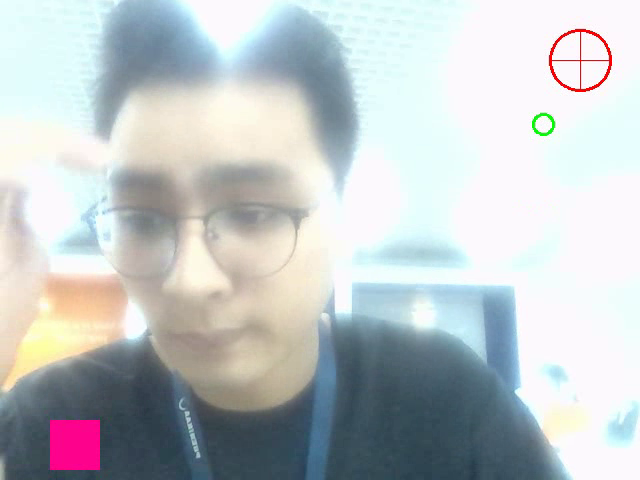
#> input picture frame 8 of draw.avi, 640 x 480 px, given in place of the camera
$ python draw_with_cam.py
#> lines starting #> are read from the running program, lines starting #| are printed output that depends on the picture; after the words box and inside, x2 and y2 are one past the last pixel; in counts of white or black regions, pixels touching at a corner belong together
import cv2
import numpy as np

vdo = cv2.VideoCapture(0)

height = int(vdo.get(cv2.CAP_PROP_FRAME_HEIGHT))
width = int(vdo.get(cv2.CAP_PROP_FRAME_WIDTH))

fourcc = cv2.VideoWriter_fourcc(*'XVID')
out = cv2.VideoWriter('draw.avi',fourcc,20.0,(width,height))

r = 30
tam = [width-60,60]
lineHorizontalStart = (tam[0]-30,tam[1])
lineHorizontalEnd = (tam[0]+30,tam[1])
lineVerticalStart = (tam[0],tam[1]-30)
lineVerticalEnd = (tam[0],tam[1]+30)
red = (0,0,255)

board = np.zeros((height,width,4),np.uint8)

while 1:
    ret , frame = vdo.read()
#> frame is the input picture: shape (480, 640, 3); mean B, G, R 199.4, 197.7, 191.7
    if not ret:
        break
    frame = cv2.flip(frame,1)
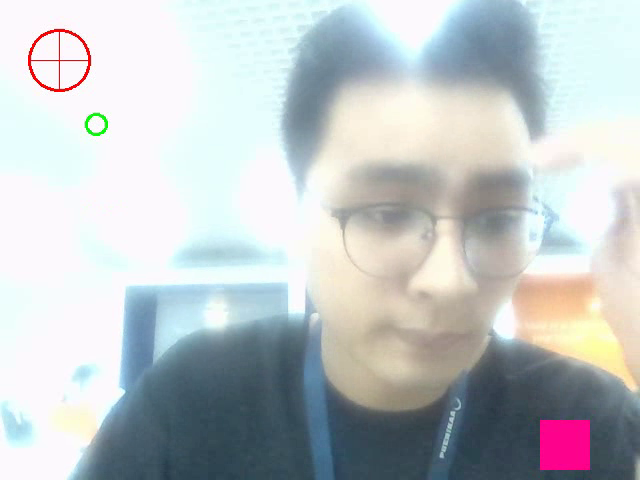
#> frame: shape (480, 640, 3); mean B, G, R 199.4, 197.7, 191.7

    brg_colorGetted = frame[tam[1],tam[0]]
#> brg_colorGetted = [251, 252, 225]
    hsv_colorGetted = cv2.cvtColor(np.uint8([[brg_colorGetted]]),cv2.COLOR_BGR2HSV)
#> hsv_colorGetted = [[89, 27, 252]]
    hsvColor = hsv_colorGetted[0][0]
#> hsvColor = [89, 27, 252]

    lowerColor = np.array([hsvColor[0]-10,hsvColor[1]-40,hsvColor[2]-40])
#> lowerColor = [79, -13, 212]
    upperColor = np.array([hsvColor[0]+10,hsvColor[1]+40,hsvColor[2]+40])
#> upperColor = [99, 67, 292]

    mask = cv2.inRange(cv2.cvtColor(frame,cv2.COLOR_BGR2HSV),lowerColor,upperColor)
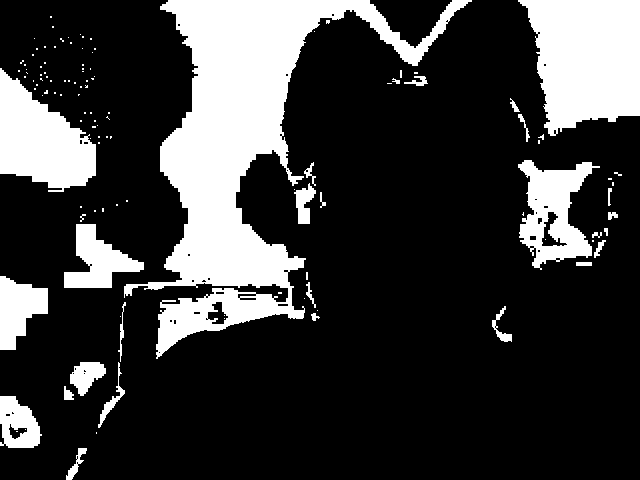
#> mask: shape (480, 640); 22.9% white; 120 white regions (91 under 20 px)
    # --------------------------------------------
    contours, _ = cv2.findContours(mask, cv2.RETR_EXTERNAL, cv2.CHAIN_APPROX_SIMPLE)
#> contours = 115 contours, 91 with area under 20; largest, box (x1, y1, x2, y2) and area: (124, 0, 472, 359) 35382, (518, 0, 640, 136) 12281, (0, 68, 96, 192) 6974, (518, 160, 600, 270) 4770, (64, 224, 144, 288) 2400

    if contours:
        # Chọn contour lớn nhất (có thể là tay của bạn)
        largest_contour = max(contours, key=cv2.contourArea)
#> largest_contour = contour of 992 points, box (x1, y1, x2, y2) (124, 0, 472, 359), area 35382

        # Tính toán moments để tìm tọa độ trung tâm của contour
        M = cv2.moments(largest_contour)
#> M = moments, m00 35382, centre m10/m00, m01/m00 = (239.8, 148)
        if M['m00'] != 0:
            cx = int(M['m10'] / M['m00'])
#> cx = 239
            cy = int(M['m01'] / M['m00'])
#> cy = 148

            # Vẽ lên bảng trắng theo vị trí của tay
            cv2.circle(board, (cx, cy), 10, (0, 0, 255), -1)  # Đổi (0, 0, 255) thành màu bạn muốn
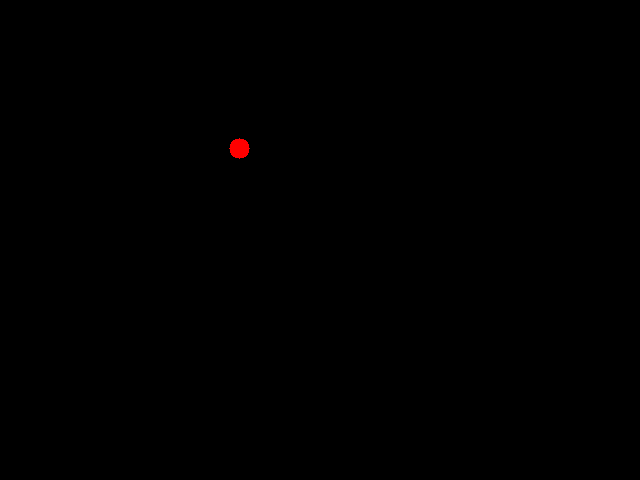
#> board: shape (480, 640, 4); mean of channels 0, 1, 2, 3 0, 0, 0.3, 0; drawn as B, G, R

            # Hiển thị vòng tròn vị trí trên hình ảnh đầu vào
            cv2.circle(frame, (cx, cy), 10, (0, 255, 0), 2)
    # --------------------------------------------


    frame[height-60 : height-10, 50 : 100] = hsvColor

    frame = cv2.circle(frame,tam,r,red,2)
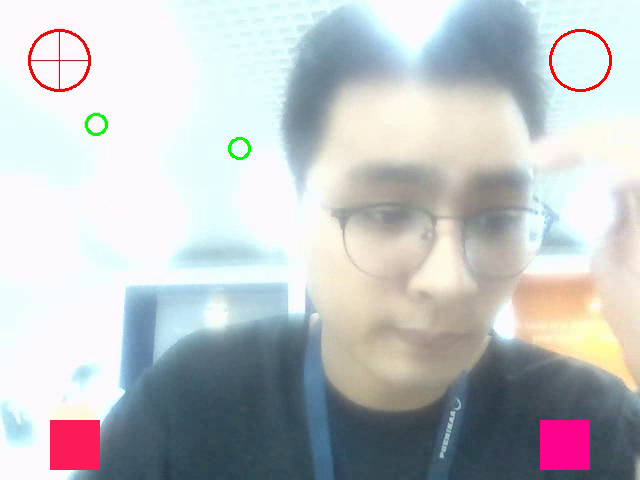
#> frame: shape (480, 640, 3); mean B, G, R 197.6, 195.6, 191.8
    frame = cv2.line(frame,lineHorizontalStart,lineHorizontalEnd,color = red, thickness=1)
#> frame: shape (480, 640, 3); 0.02% of pixels changed, all inside (x1, y1, x2, y2) = (552, 60, 609, 61)
    frame = cv2.line(frame,lineVerticalStart,lineVerticalEnd,color = red, thickness = 1)
#> frame: shape (480, 640, 3); mean B, G, R 197.5, 195.5, 191.8

    cv2.imshow('Draw with cam',frame)
    out.write(frame)

    if cv2.waitKey(2) == ord("q"):
#> (key q is pressed here)
        break

vdo.release()
out.release()
cv2.destroyAllWindows()

$ run again, starting later in the video
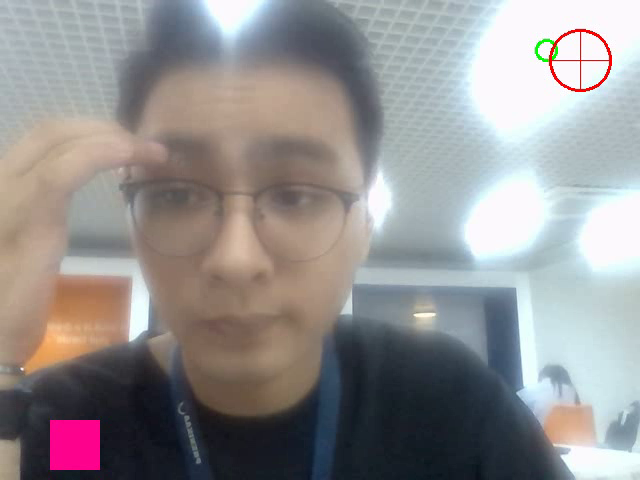
#> input picture frame 37 of draw.avi, 640 x 480 px, given in place of the camera
#> frame is the input picture: shape (480, 640, 3); mean B, G, R 144.8, 144.6, 147.3
#> brg_colorGetted = [183, 181, 172]
#> hsv_colorGetted = [[95, 15, 183]]
#> hsvColor = [95, 15, 183]
#> lowerColor = [85, -25, 143]
#> upperColor = [105, 55, 223]
#> `mask = cv2.inRange(cv2.cvtColor(frame,cv2.COLOR_BGR2HSV),lowerColor,up..`:
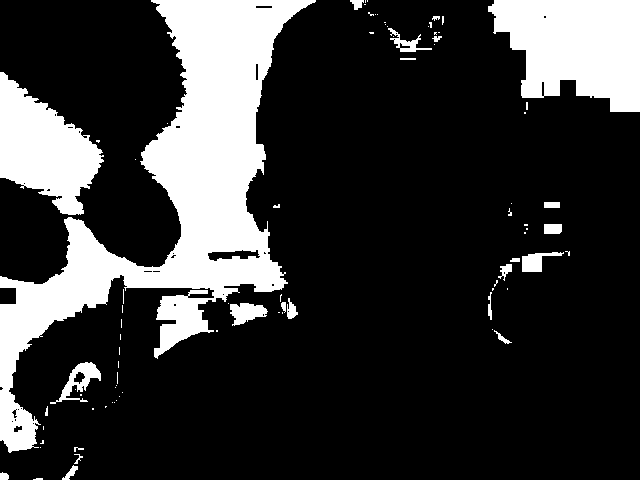
#> mask: shape (480, 640); 21.2% white; 84 white regions (59 under 20 px)
#> contours = 84 contours, 65 with area under 20; largest, box (x1, y1, x2, y2) and area: (0, 0, 316, 453) 40020, (488, 0, 640, 112) 12396, (0, 72, 104, 215) 8136, (50, 362, 101, 404) 672, (230, 303, 268, 326) 498
#> largest_contour = contour of 995 points, box (x1, y1, x2, y2) (0, 0, 316, 453), area 40020
#> M = moments, m00 40020, centre m10/m00, m01/m00 = (175.3, 193.5)
#> cx = 175
#> cy = 193
#> `frame = cv2.circle(frame,tam,r,red,2)`:
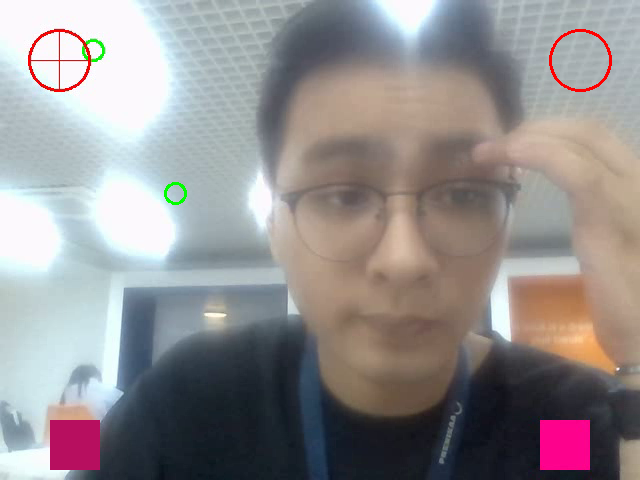
#> frame: shape (480, 640, 3); mean B, G, R 143.8, 143, 147.3

$ run again, starting later in the video
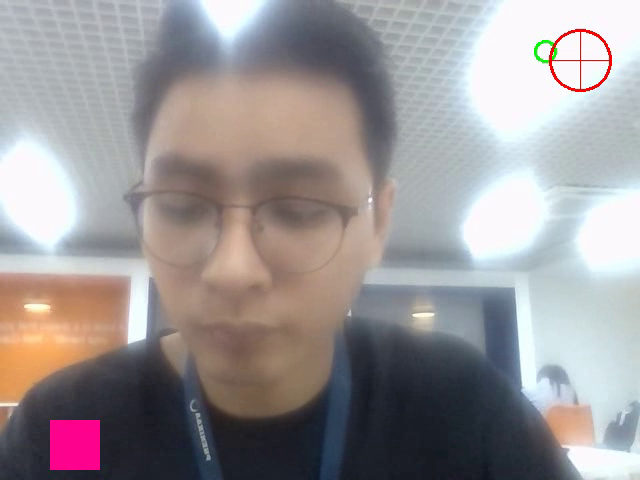
#> input picture frame 66 of draw.avi, 640 x 480 px, given in place of the camera
#> frame is the input picture: shape (480, 640, 3); mean B, G, R 150.6, 149.5, 154.7
#> brg_colorGetted = [185, 182, 176]
#> hsv_colorGetted = [[100, 12, 185]]
#> hsvColor = [100, 12, 185]
#> lowerColor = [90, -28, 145]
#> upperColor = [110, 52, 225]
#> `mask = cv2.inRange(cv2.cvtColor(frame,cv2.COLOR_BGR2HSV),lowerColor,up..`:
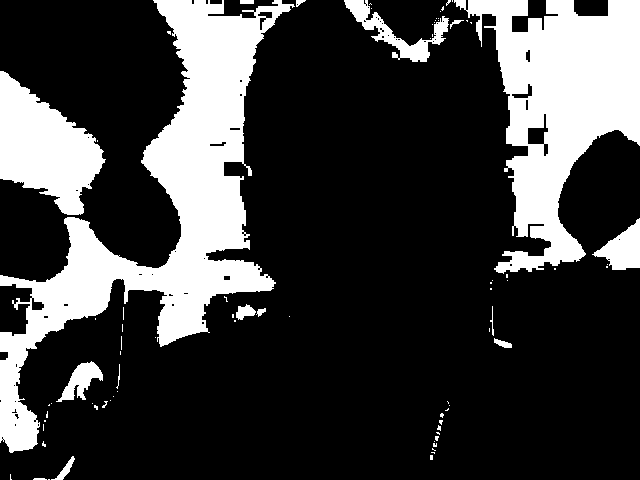
#> mask: shape (480, 640); 24.2% white; 80 white regions (64 under 20 px)
#> contours = 80 contours, 67 with area under 20; largest, box (x1, y1, x2, y2) and area: (0, 0, 295, 453) 34850, (454, 0, 640, 274) 24758, (0, 71, 106, 215) 8464, (344, 0, 449, 62) 1584, (592, 218, 640, 270) 1246
#> largest_contour = contour of 1068 points, box (x1, y1, x2, y2) (0, 0, 295, 453), area 34850
#> M = moments, m00 34850, centre m10/m00, m01/m00 = (163.4, 206)
#> cx = 163
#> cy = 205
#> `frame = cv2.circle(frame,tam,r,red,2)`:
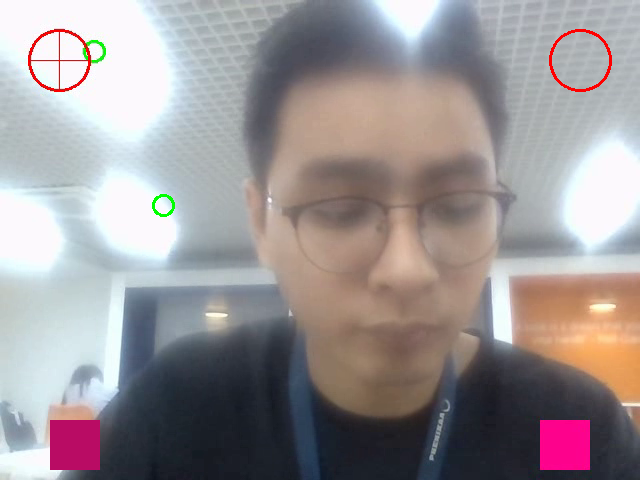
#> frame: shape (480, 640, 3); mean B, G, R 149.7, 148, 154.8
